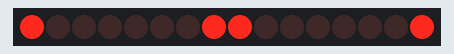
This sketch was run on a simulated Arduino Uno, built with avr-gcc and run on an emulated ATmega328P. On the bench: 16 shift-register outputs drawn as a row of LEDs (first output left, lit = HIGH). Wiring (inferred from the names in the program): 2 × shift register (74HC595): data pin 11; shift clock pin 10; latch pin 9. Wiring (inferred from the signals the program sends): row of LEDs: on Q0, Q1, Q2, Q3, Q4, Q5, Q6, Q7, Q8, Q9, Q10, Q11, Q12, Q13, Q14, Q15.

Above: at 0.05 s.
At 0.75 s:
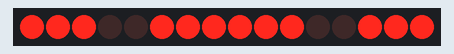
At 1.45 s:
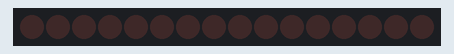
At 2.15 s:
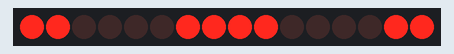
At 2.85 s:
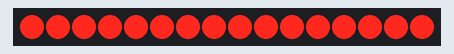
Timing chart, 0 to 3.1 s (numbered marks = the images above):
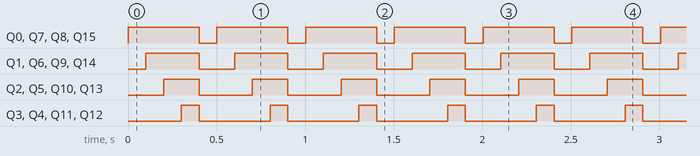

Measured:
- by itself, Q0, Q7, Q8, Q15: alternates HIGH for 0.40 s and LOW for 0.10 s
- by itself, Q1, Q6, Q9, Q14: alternates HIGH for 0.30 s and LOW for 0.20 s
- by itself, Q2, Q5, Q10, Q13: alternates HIGH for 0.20 s and LOW for 0.30 s
- by itself, Q3, Q4, Q11, Q12: alternates HIGH for 0.10 s and LOW for 0.40 s

The sketch:

Possibility.ino
```cpp
// PROJECT  :MatrixMadeEZ
// PURPOSE  :Demo program of the MatrixMadeEZ Device (original design by H. Reed)
// AUTHOR   :C. D'Arcy
// DATE     :2018 09 15
// uC       :328
// STATUS   :Working
// REFERENCE:https://cdn-shop.adafruit.com/datasheets/1079datasheet.pdf
// NOTES    :Place a Voltage Divider (pot?) on the DM pin for dimming (Knight Light?)
uint8_t data = 11;        // DA: SER IN (Serial Input)
uint8_t clk = 10;         // CK: SRCK (Shift Register cloCK)
uint8_t latch = 9;       // LA: RCK (Register Clock)
uint8_t colData [] = {0x00, 0x81, 0xC3, 0xE7, 0xFF}; // with both colData and rowData = 0x01,
uint8_t rowData [] = {0x00, 0x81, 0xC3, 0xE7, 0xFF}; //...only the top left LED should light up
uint8_t j = 0;

void setup() {
  pinMode(data, OUTPUT);      //
  pinMode(clk, OUTPUT);       //
  pinMode(latch, OUTPUT);     //
}

void loop() {
  j = j == 4 ? j = 0 : j + 1;
  digitalWrite(latch, LOW);
  shiftOut(data, clk, LSBFIRST, colData[j]);
  shiftOut(data, clk, LSBFIRST, rowData[j]);
  digitalWrite(latch, HIGH);
  delay(100);
}
```
